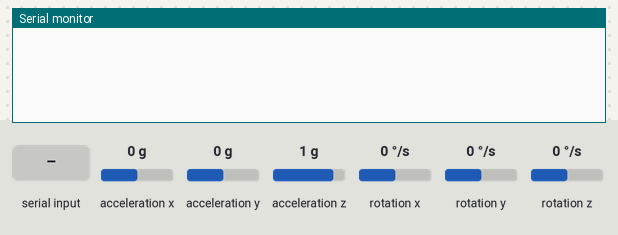
This sketch was run on a simulated Arduino Uno, built with avr-gcc and run on an emulated ATmega328P. Parts: the last lines printed to the serial monitor. Wiring (inferred from the names in the program): MPU-6050 motion sensor at I2C address 0x68. Inputs (shaded band) come from the test bench; at power-on: acceleration x 0 g, acceleration y 0 g, acceleration z 1 g, rotation y 0 °/s, rotation x 0 °/s, rotation z 0 °/s.

Above: at 0.9 s.
1.0 s: "y" received over Serial
4.0 s: acceleration x set to 1.4 g
At 5.0 s:
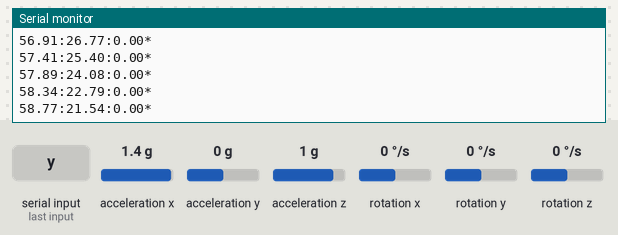
7.0 s: acceleration y set to -0.8 g
At 7.7 s:
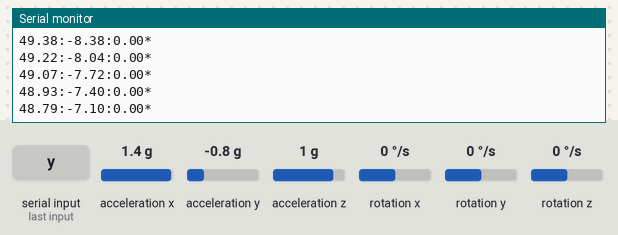
10.0 s: acceleration z set to -1.4 g
At 10.8 s:
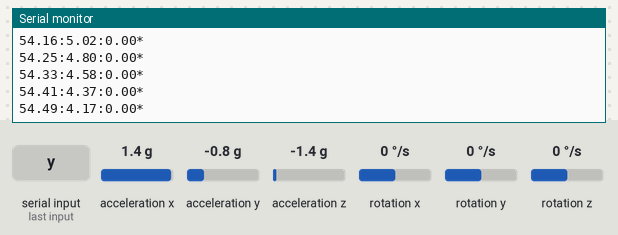
11.5 s: rotation y set to -192 °/s
At 12.5 s:
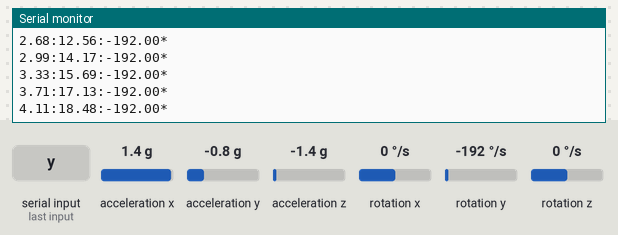
Timing chart, 0 to 14.0 s (numbered marks = the images above; inputs shaded):
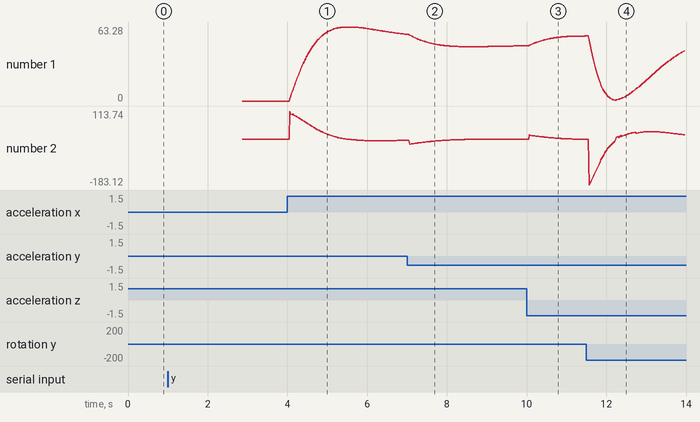

The sketch:

myMPU6050.ino
```cpp
// (licence header left out)
//连线方法
//MPU-UNO
//VCC-VCC
//GND-GND
//SCL-A5
//SDA-A4
//INT-2 (Optional)

#include <Kalman.h>
#include <Wire.h>
#include <Math.h>

float fRad2Deg = 57.295779513f; //将弧度转为角度的乘数
const int MPU = 0x68; //MPU-6050的I2C地址
const int nValCnt = 7; //一次读取寄存器的数量

const int nCalibTimes = 1000; //校准时读数的次数
int calibData[nValCnt]; //校准数据

unsigned long nLastTime = 0; //上一次读数的时间
float fLastRoll = 0.0f; //上一次滤波得到的Roll角
float fLastPitch = 0.0f; //上一次滤波得到的Pitch角
Kalman kalmanRoll; //Roll角滤波器
Kalman kalmanPitch; //Pitch角滤波器

void setup() {
  Serial.begin(9600); //初始化串口，指定波特率
  Wire.begin(); //初始化Wire库
  while(1){
    int flag = Serial.read(); //等待上位机的启动命令
    if(flag == 'y') break;
  }
  WriteMPUReg(0x6B, 0); //启动MPU6050设备

  Calibration(); //执行校准
  nLastTime = micros(); //记录当前时间
}

void loop() {
  int readouts[nValCnt];
  ReadAccGyr(readouts); //读出测量值

  float realVals[nValCnt];
  Rectify(readouts, realVals); //根据校准的偏移量进行纠正

  //计算加速度向量的模长，均以g为单位
  float fNorm = sqrt(realVals[0] * realVals[0] + realVals[1] * realVals[1] + realVals[2] * realVals[2]);
  float fRoll = GetRoll(realVals, fNorm); //计算Roll角
  if (realVals[1] > 0) {
    fRoll = -fRoll;
  }
  float fPitch = GetPitch(realVals, fNorm); //计算Pitch角
  if (realVals[0] < 0) {
    fPitch = -fPitch;
  }

  //计算两次测量的时间间隔dt，以秒为单位
  unsigned long nCurTime = micros();
  float dt = (double)(nCurTime - nLastTime) / 1000000.0;
  //对Roll角和Pitch角进行卡尔曼滤波
  float fNewRoll = kalmanRoll.getAngle(fRoll, realVals[4], dt);
  float fNewPitch = kalmanPitch.getAngle(fPitch, realVals[5], dt);
  //根据滤波值计算角速度
  float fRollRate = (fNewRoll - fLastRoll) / dt;
  float fPitchRate = (fNewPitch - fLastPitch) / dt;

 //更新Roll角和Pitch角
  fLastRoll = fNewRoll;
  fLastPitch = fNewPitch;
  //更新本次测的时间
  nLastTime = nCurTime;

  //向串口打印输出Pitch角的角度、角速度和角加速度
  Serial.print(fNewPitch); Serial.print(':');Serial.print(fPitchRate);
  Serial.print(':'); Serial.print(realVals[5]);Serial.println('*');
  delay(10);
}

//向MPU6050写入一个字节的数据
//指定寄存器地址与一个字节的值
void WriteMPUReg(int nReg, unsigned char nVal) {
  Wire.beginTransmission(MPU);
  Wire.write(nReg);
  Wire.write(nVal);
  Wire.endTransmission(true);
}

//从MPU6050读出一个字节的数据
//指定寄存器地址，返回读出的值
//这个函数在本例中并没有用到
unsigned char ReadMPUReg(int nReg) {
  Wire.beginTransmission(MPU);
  Wire.write(nReg);
  Wire.requestFrom(MPU, 1, true);
  Wire.endTransmission(true);
  return Wire.read();
}

//从MPU6050读出加速度计三个分量、温度和三个角速度计
//保存在指定的数组中
void ReadAccGyr(int *pVals) {
  Wire.beginTransmission(MPU);
  Wire.write(0x3B);
  Wire.requestFrom(MPU, nValCnt * 2, true);
  Wire.endTransmission(true);
  for (long i = 0; i < nValCnt; ++i) {
    pVals[i] = Wire.read() << 8 | Wire.read();
  }
}

//对大量读数进行统计，校准平均偏移量
void Calibration()
{
  float valSums[7] = {0.0f, 0.0f, 0.0f, 0.0f, 0.0f, 0.0f, 0.0};
  //先求和
  for (int i = 0; i < nCalibTimes; ++i) {
    int mpuVals[nValCnt];
    ReadAccGyr(mpuVals);
    for (int j = 0; j < nValCnt; ++j) {
      valSums[j] += mpuVals[j];
    }
  }
  //再求平均
  for (int i = 0; i < nValCnt; ++i) {
    calibData[i] = int(valSums[i] / nCalibTimes);
  }
  calibData[2] += 16384; //设芯片Z轴竖直向下，设定静态工作点。
}

//算得Roll角。算法见文档。
float GetRoll(float *pRealVals, float fNorm) {
  float fNormXZ = sqrt(pRealVals[0] * pRealVals[0] + pRealVals[2] * pRealVals[2]);
  float fCos = fNormXZ / fNorm;
  return acos(fCos) * fRad2Deg;
}

//算得Pitch角。算法见文档。
float GetPitch(float *pRealVals, float fNorm) {
  float fNormYZ = sqrt(pRealVals[1] * pRealVals[1] + pRealVals[2] * pRealVals[2]);
  float fCos = fNormYZ / fNorm;
  return acos(fCos) * fRad2Deg;
}

//对读数进行纠正，消除偏移，并转换为物理量。公式见文档。
void Rectify(int *pReadout, float *pRealVals) {
  for (int i = 0; i < 3; ++i) {
    pRealVals[i] = (float)(pReadout[i] - calibData[i]) / 16384.0f;
  }
  pRealVals[3] = pReadout[3] / 340.0f + 36.53;
  for (int i = 4; i < 7; ++i) {
    pRealVals[i] = (float)(pReadout[i] - calibData[i]) / 131.0f;
  }
}
```

Measured:
- after the input at 4.0 s, the serial monitor: prints a new line after 0.06 s (image 1)
- plotted number 1: 0 → 57.04 after the input at 4.0 s
- plotted number 2: 0 → -3.75 after the input at 4.0 s
